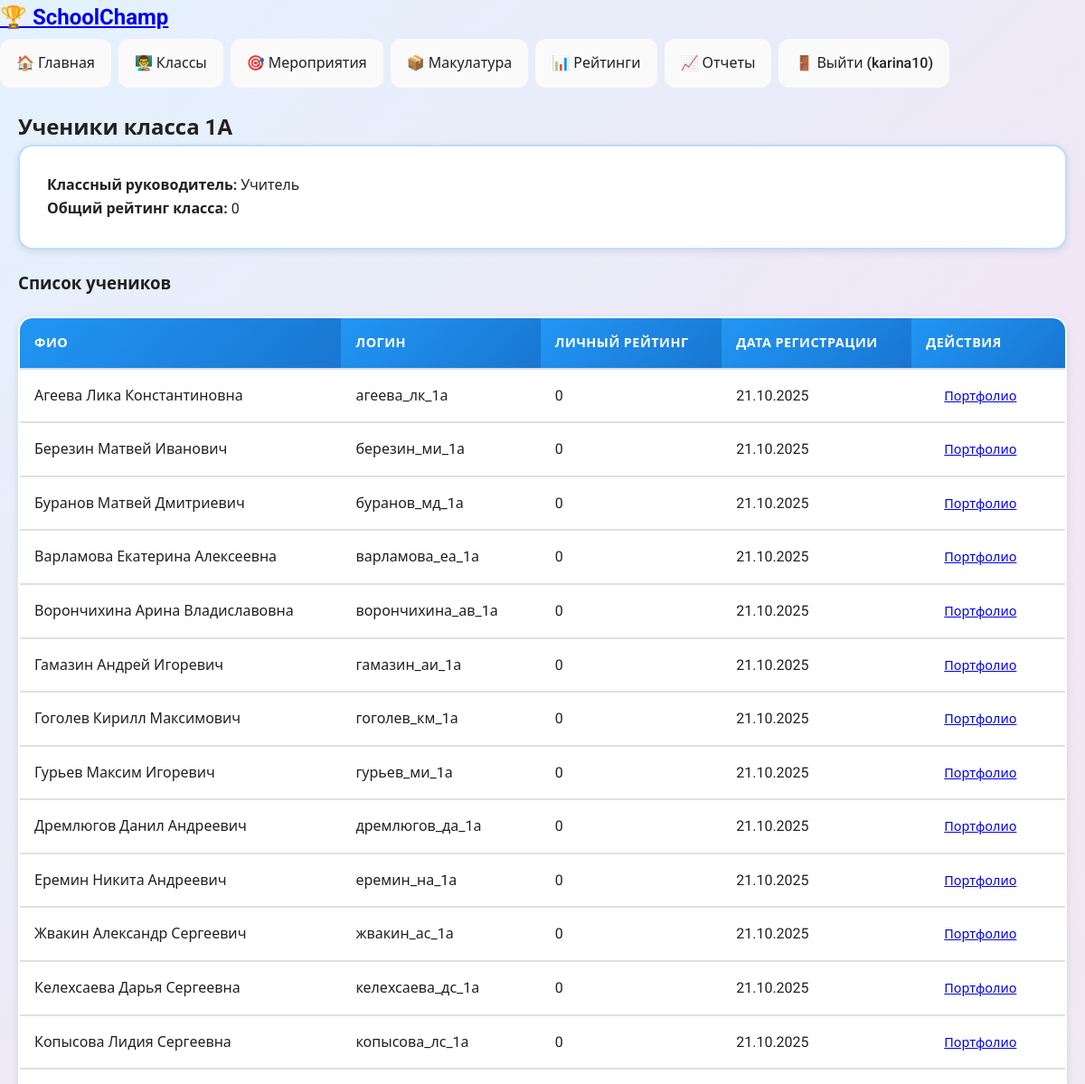
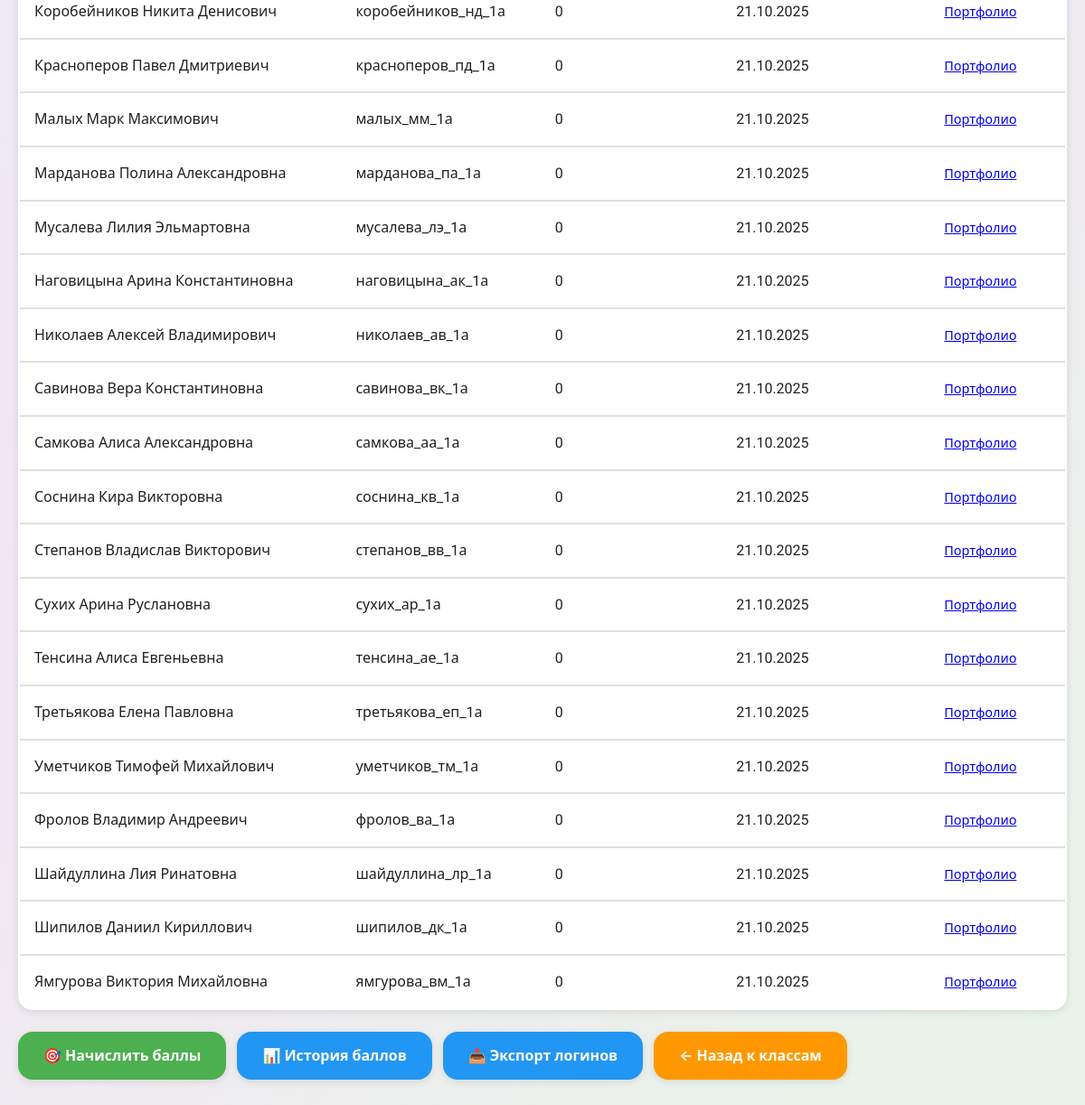
The app's page /class/1/students (signed in) with its own data (2 pictures, top to bottom).
### models.py (models this page shows, shortened)
class User(UserMixin, db.Model):
    __tablename__ = 'users'
    id = db.Column(db.Integer, primary_key=True)
    username = db.Column(db.String(80), unique=True, nullable=False)
    email = db.Column(db.String(120), unique=True, nullable=False)
    password_hash = db.Column(db.String(120), nullable=False)
    role = db.Column(db.String(20), nullable=False, default='teacher')
    class_id = db.Column(db.Integer, db.ForeignKey('school_classes.id'), nullable=True)
    created_at = db.Column(db.DateTime, default=datetime.utcnow)
    managed_class = db.relationship('SchoolClass', backref='class_teacher', foreign_keys='SchoolClass.class_teacher_id')
    created_events = db.relationship('Event', backref='creator', foreign_keys='Event.created_by')
    approved_participations = db.relationship('Participation', backref='approver',
                                              foreign_keys='Participation.approved_by')
    approved_portfolio_entries = db.relationship('PortfolioEntry', backref='approver',
                                                 foreign_keys='PortfolioEntry.approved_by')
    class_points = db.relationship('ClassPoints', backref='teacher', foreign_keys='ClassPoints.assigned_by')

class SchoolClass(db.Model):
    __tablename__ = 'school_classes'
    id = db.Column(db.Integer, primary_key=True)
    name = db.Column(db.String(50), nullable=False)
    grade = db.Column(db.String(10), nullable=False)
    class_teacher_id = db.Column(db.Integer, db.ForeignKey('users.id'), nullable=True)
    total_rating = db.Column(db.Integer, default=0)
    created_at = db.Column(db.DateTime, default=datetime.utcnow)
    students = db.relationship('Student', backref='school_class', lazy=True, cascade='all, delete-orphan')
    class_points = db.relationship('ClassPoints', backref='school_class', lazy=True, cascade='all, delete-orphan')

class Student(UserMixin, db.Model):
    __tablename__ = 'students'
    id = db.Column(db.Integer, primary_key=True)
    full_name = db.Column(db.String(100), nullable=False)
    class_id = db.Column(db.Integer, db.ForeignKey('school_classes.id'), nullable=False)
    personal_rating = db.Column(db.Integer, default=0)
    login = db.Column(db.String(50), unique=True, nullable=False)
    password_hash = db.Column(db.String(120), nullable=False)
    created_at = db.Column(db.DateTime, default=datetime.utcnow)
    participations = db.relationship('Participation', backref='student', lazy=True, cascade='all, delete-orphan')
    portfolio_entries = db.relationship('PortfolioEntry', backref='student', lazy=True, cascade='all, delete-orphan')

### app.py (the view)
@app.route('/class/<int:class_id>/students')
@login_required
def class_students(class_id):
    if not hasattr(current_user, 'role') or current_user.role not in ['admin', 'teacher']:
        flash('Недостаточно прав')
        return redirect(url_for('dashboard'))
    school_class = SchoolClass.query.get_or_404(class_id)
    return render_template('classes/class_students.html', school_class=school_class)

### app.py (called while the page is built)
@app.context_processor
def utility_processor():
    def has_attr(obj, attr_name):
        return hasattr(obj, attr_name)
    return dict(has_attr=has_attr)

@login_manager.user_loader
def load_user(user_id):
    user = User.query.get(int(user_id))
    if not user:
        user = Student.query.get(int(user_id))
    return user

### templates/classes/class_students.html
{% extends "base.html" %}
{% block content %}
<div class="students-page">
    <h2>Ученики класса {{ school_class.grade }}{{ school_class.name }}</h2>
    <div class="class-info">
        <p><strong>Классный руководитель:</strong>
            {% if school_class.class_teacher %}
                {{ school_class.class_teacher.username }}
            {% else %}
                <span class="text-muted">Не назначен</span>
            {% endif %}
        </p>
        <p><strong>Общий рейтинг класса:</strong> {{ school_class.total_rating }}</p>
    </div>
    <div class="students-list">
        <h3>Список учеников</h3>
        {% if school_class.students %}
        <table>
            <thead>
                <tr>
                    <th>ФИО</th>
                    <th>Логин</th>
                    <th>Личный рейтинг</th>
                    <th>Дата регистрации</th>
                    <th>Действия</th>
                </tr>
            </thead>
            <tbody>
                {% for student in school_class.students %}
                <tr>
                    <td>{{ student.full_name }}</td>
                    <td>{{ student.login }}</td>
                    <td>{{ student.personal_rating }}</td>
                    <td>{{ student.created_at.strftime('%d.%m.%Y') }}</td>
                    <td>
                        <a href="{{ url_for('student_portfolio', student_id=student.id) }}" class="btn-small">
                            Портфолио
                        </a>
                    </td>
                </tr>
                {% endfor %}
            </tbody>
        </table>
        {% else %}
        <p>В этом классе пока нет учеников.</p>
        {% endif %}
    </div>
<div class="actions">
    <a href="{{ url_for('add_class_points', class_id=school_class.id) }}" class="btn btn-success">🎯 Начислить баллы</a>
    <a href="{{ url_for('class_points_history', class_id=school_class.id) }}" class="btn">📊 История баллов</a>
    <a href="{{ url_for('export_student_logins', class_id=school_class.id) }}" class="btn">📤 Экспорт логинов</a>
    <a href="{{ url_for('classes') }}" class="btn btn-secondary">← Назад к классам</a>
</div>
</div>
{% endblock %}

### templates/base.html (shortened to what this page needs)
<!DOCTYPE html>
<html lang="ru">
<head>
    <link rel="stylesheet" href="{{ url_for('static', filename='style.css') }}">
</head>
<body>
    <nav>
        <div class="nav-container">
            <h1><a href="{{ url_for('index') }}">🏆 SchoolChamp</a></h1>
            <ul>
                {% if current_user.is_authenticated %}
                    <li><a href="{{ url_for('dashboard') }}">🏠 Главная</a></li>
                    {% if current_user.role %}
                        <li><a href="{{ url_for('classes') }}">👨‍🏫 Классы</a></li>
                        <li><a href="{{ url_for('events') }}">🎯 Мероприятия</a></li>
                <li><a href="{{ url_for('paper_collection') }}">📦 Макулатура</a></li>
                    {% endif %}
                    <li><a href="{{ url_for('ratings') }}">📊 Рейтинги</a></li>
                    <li><a href="{{ url_for('reports') }}">📈 Отчеты</a></li>
                    <li><a href="{{ url_for('logout') }}">🚪 Выйти ({{ current_user.username if current_user.role else current_user.full_name }})</a></li>
                {% else %}
                    <li><a href="{{ url_for('login') }}">🔑 Войти</a></li>
                    <li><a href="{{ url_for('register') }}">📝 Регистрация</a></li>
                {% endif %}
            </ul>
        </div>
    </nav>
    <div class="container">
        {% block content %}{% endblock %}
    </div>
</body>
</html>

### static/style.css (style rules this page uses)
:root { --primary: #2196F3; --primary-dark: #1976D2; --primary-light: #BBDEFB; --secondary: #FF9800; --secondary-dark: #F57C00; --success: #4CAF50; --success-dark: #388E3C; --warning: #FFC107; --danger: #F44336; --info: #00BCD4; --light: #FAFAFA; --dark: #212121; --gray: #757575; --gray-light: #E0E0E0; --border-radius: 16px; --border-radius-sm: 12px; --shadow: 0 2px 8px rgba(0, 0, 0, 0.1); --shadow-lg: 0 4px 16px rgba(0, 0, 0, 0.15); --shadow-xl: 0 8px 24px rgba(0, 0, 0, 0.2); --transition: all 0.3s ease; }
* { margin: 0; padding: 0; box-sizing: border-box; }
body { font-family: 'Roboto', 'Segoe UI', system-ui, -apple-system, sans-serif; line-height: 1.6; color: var(--dark); background: linear-gradient(135deg, #E3F2FD 0%, #F3E5F5 50%, #E8F5E8 100%); min-height: 100vh; }
.container { max-width: 1200px; margin: 0 auto; padding: 20px; min-height: calc(100vh - 80px); }
nav ul { list-style: none; display: flex; gap: 8px; align-items: center; flex-wrap: nowrap; overflow-x: auto; -webkit-overflow-scrolling: touch; padding: 5px 0; }
nav ul li { flex-shrink: 0; }
nav ul li a { color: var(--dark); text-decoration: none; padding: 12px 16px; border-radius: var(--border-radius-sm); font-weight: 500; transition: var(--transition); background: var(--light); border: 2px solid transparent; white-space: nowrap; display: block; }
.btn { background: var(--primary); color: white; padding: 14px 28px; border: none; border-radius: var(--border-radius); cursor: pointer; text-decoration: none; display: inline-flex; align-items: center; gap: 10px; font-weight: 600; font-size: 1rem; transition: var(--transition); box-shadow: var(--shadow); position: relative; overflow: hidden; }
.btn-small { padding: 10px 20px; font-size: 0.9rem; }
.btn-secondary { background: var(--secondary); }
.btn-success { background: var(--success); }
table { width: 100%; border-collapse: collapse; background: white; border-radius: var(--border-radius); overflow: hidden; box-shadow: var(--shadow); margin: 20px 0; border: 2px solid var(--gray-light); }
table th, table td { padding: 16px; text-align: left; border-bottom: 2px solid var(--gray-light); }
table th { background: linear-gradient(135deg, var(--primary), var(--primary-dark)); color: white; font-weight: 600; font-size: 0.9rem; text-transform: uppercase; letter-spacing: 0.5px; }
table tr:last-child td { border-bottom: none; }
.actions { margin: 24px 0; display: flex; gap: 12px; flex-wrap: wrap; }
.student-header, .class-info { background: white; padding: 30px; border-radius: var(--border-radius); box-shadow: var(--shadow); border: 2px solid var(--primary-light); margin-bottom: 24px; }
.btn { animation: slideIn 0.5s ease-out; }
.students-list { margin: 24px 0; }

### records on screen
User: role+username "karina10"
SchoolClass: grade "1", name "А", total_rating "0"
User: class_teacher.username "Учитель"
Student: full_name "Агеева Лика Константиновна", login "агеева_лк_1а", personal_rating "0", created_at "21.10.2025"
Student: full_name "Березин Матвей Иванович", login "березин_ми_1а", personal_rating "0", created_at "21.10.2025"
Student: full_name "Буранов Матвей Дмитриевич", login "буранов_мд_1а", personal_rating "0", created_at "21.10.2025"
Student: full_name "Варламова Екатерина Алексеевна", login "варламова_еа_1а", personal_rating "0", created_at "21.10.2025"
Student: full_name "Ворончихина Арина Владиславовна", login "ворончихина_ав_1а", personal_rating "0", created_at "21.10.2025"
Student: full_name "Гамазин Андрей Игоревич", login "гамазин_аи_1а", personal_rating "0", created_at "21.10.2025"
Student: full_name "Гоголев Кирилл Максимович", login "гоголев_км_1а", personal_rating "0", created_at "21.10.2025"
Student: full_name "Гурьев Максим Игоревич", login "гурьев_ми_1а", personal_rating "0", created_at "21.10.2025"
Student: full_name "Дремлюгов Данил Андреевич", login "дремлюгов_да_1а", personal_rating "0", created_at "21.10.2025"
Student: full_name "Еремин Никита Андреевич", login "еремин_на_1а", personal_rating "0", created_at "21.10.2025"
Student: full_name "Жвакин Александр Сергеевич", login "жвакин_ас_1а", personal_rating "0", created_at "21.10.2025"
Student: full_name "Келехсаева Дарья Сергеевна", login "келехсаева_дс_1а", personal_rating "0", created_at "21.10.2025"
Student: full_name "Копысова Лидия Сергеевна", login "копысова_лс_1а", personal_rating "0", created_at "21.10.2025"
Student: full_name "Коробейников Никита Денисович", login "коробейников_нд_1а", personal_rating "0", created_at "21.10.2025"
Student: full_name "Красноперов Павел Дмитриевич", login "красноперов_пд_1а", personal_rating "0", created_at "21.10.2025"
Student: full_name "Малых Марк Максимович", login "малых_мм_1а", personal_rating "0", created_at "21.10.2025"
Student: full_name "Марданова Полина Александровна", login "марданова_па_1а", personal_rating "0", created_at "21.10.2025"
Student: full_name "Мусалева Лилия Эльмартовна", login "мусалева_лэ_1а", personal_rating "0", created_at "21.10.2025"
Student: full_name "Наговицына Арина Константиновна", login "наговицына_ак_1а", personal_rating "0", created_at "21.10.2025"
Student: full_name "Николаев Алексей Владимирович", login "николаев_ав_1а", personal_rating "0", created_at "21.10.2025"
Student: full_name "Савинова Вера Константиновна", login "савинова_вк_1а", personal_rating "0", created_at "21.10.2025"
Student: full_name "Самкова Алиса Александровна", login "самкова_аа_1а", personal_rating "0", created_at "21.10.2025"
Student: full_name "Соснина Кира Викторовна", login "соснина_кв_1а", personal_rating "0", created_at "21.10.2025"
Student: full_name "Степанов Владислав Викторович", login "степанов_вв_1а", personal_rating "0", created_at "21.10.2025"
Student: full_name "Сухих Арина Руслановна", login "сухих_ар_1а", personal_rating "0", created_at "21.10.2025"
Student: full_name "Тенсина Алиса Евгеньевна", login "тенсина_ае_1а", personal_rating "0", created_at "21.10.2025"
Student: full_name "Третьякова Елена Павловна", login "третьякова_еп_1а", personal_rating "0", created_at "21.10.2025"
Student: full_name "Уметчиков Тимофей Михайлович", login "уметчиков_тм_1а", personal_rating "0", created_at "21.10.2025"
Student: full_name "Фролов Владимир Андреевич", login "фролов_ва_1а", personal_rating "0", created_at "21.10.2025"
Student: full_name "Шайдуллина Лия Ринатовна", login "шайдуллина_лр_1а", personal_rating "0", created_at "21.10.2025"
Student: full_name "Шипилов Даниил Кириллович", login "шипилов_дк_1а", personal_rating "0", created_at "21.10.2025"
Student: full_name "Ямгурова Виктория Михайловна", login "ямгурова_вм_1а", personal_rating "0", created_at "21.10.2025"
